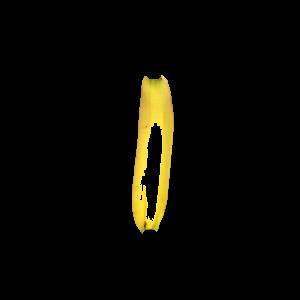
%> input picture Fruit DB Preprocessed/Banana/10.jpg, 300 x 300 px
$ octave enhance.m   (GNU Octave 9; MATLAB toolbox functions it lacks are replaced by stand-ins)
%> lines starting %> are read from the running program, lines starting %| are printed output that depends on the picture; in (x1, y1, x2, y2) boxes, pixels count from 0 and x2, y2 are one past the last pixel; in counts of white or black regions, pixels touching at a corner belong together; the program's own positions count from 1
### rgb2hcm.m
function J=rgb2hcm(RGB)
if(size(RGB,3)==1)
    I=RGB;
else
    RGB64=imresize(RGB,[64 64]);
    k=fminsearch('StdMonochrome',[1 1],[ ],RGB64);

    I=k(1)*RGB(:,:,1)+k(2)*RGB(:,:,3);
end
J=I-min(I(:));
J=J/max(J(:));
n=fix(size(J,1)/4);
if (mean2(J(1:n,1:n))>0.3)
    J=1-J;
end
end

### SegFruit.m
function [R,E,J]=SegFruit(I,p)
J=rgb2hcm(double(I)/256);
t=graythresh(J);
K=J;
K(J<t)=0;

%if (exist('p'))
%    p=-0.05;
%end
[R,E]=MorphoFood(J,t+p);
end

### MorphoFood.m
function [R,E] = MorphoFood(J,t)
A=bwareaopen(J>t,fix(length(J(:))/100));
C=imclose(A,strel('disk',7));
R=bwfill(C,'holes',8);
E=bwperim(R,4);
end

### StdMonochrome.m
function s=StdMonochrome(k,RGB)
I=k(1)*RGB(:,:,1)+k(2)*RGB(:,:,2)+RGB(:,:,3);
s=-std2(I)/(max(I(:))-min(I(:)));
end

### enhance.m
origI=imread('Fruit Images/10.jpg');
%> origI is the input picture: size 300x300x3 uint8; mean R, G, B 10.2, 8.9, 3.1
%%

red=origI(:,:,1);
green=origI(:,:,2);
blue=origI(:,:,3);
indx=red>240;
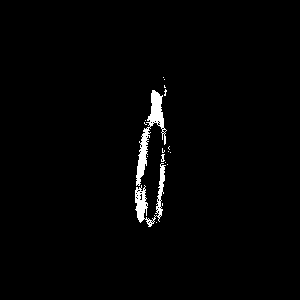
%> indx: size 300x300 logical; 1.6% white; 18 white regions (15 under 20 px), largest, box (x1, y1, x2, y2) and area: (136, 90, 167, 186) 831, (135, 163, 166, 227) 589, (161, 154, 165, 162) 20
red(indx)=mean2(red);
%> red: size 300x300 uint8; min 0, max 240, mean 6.3
indx=green>230;
%> indx: size 300x300 logical; 0.22% white in thin lines or dots, all inside (x1, y1, x2, y2) = (136, 119, 164, 225)
green(indx)=mean2(green);
%> green: size 300x300 uint8; min 0, max 230, mean 8.4
indx=blue>230;
%> indx: size 300x300 logical; every value is 0
blue(indx)=mean2(blue);
origI(:,:,1)=red;
origI(:,:,2)=green;
origI(:,:,3)=blue;
imshow(origI);
%%

[R,E,J]=SegFruit(origI,0.1);
%> in rgb2hcm, `RGB64=imresize(RGB,[64 64]);`:
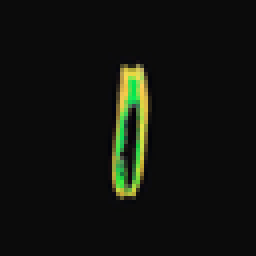
%> RGB64: size 64x64x3 double (shown 4 times larger); mean R, G, B 0.0245, 0.0328, 0.012; drawn with min black and max white
%> in rgb2hcm, `k=fminsearch('StdMonochrome',[1 1],[ ],RGB64);`: k = [0.0784 1.07]
%> in SegFruit, `J=rgb2hcm(double(I)/256);`:
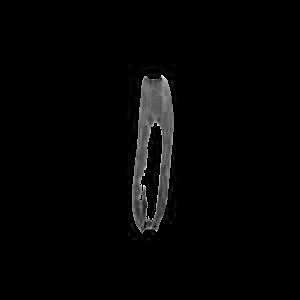
%> J: size 300x300 double; min 0, max 1, mean 0.0185
%> in SegFruit, `t=graythresh(J);`: t = 0.204
%> in SegFruit, `K(J<t)=0;`: K: size 300x300 double; 3.98% of pixels changed, all inside (x1, y1, x2, y2) = (127, 63, 177, 241)
%> in MorphoFood, `A=bwareaopen(J>t,fix(length(J(:))/100));`: A: size 300x300 logical; 3.7% white; 1 white region, box (x1, y1, x2, y2) and area: (132, 75, 174, 234) 3333
%> in MorphoFood, `C=imclose(A,strel('disk',7));`: C: size 300x300 logical; 4.8% white; 1 white region, box (x1, y1, x2, y2) and area: (132, 75, 174, 234) 4321
%> in MorphoFood, `R=bwfill(C,'holes',8);`: R: size 300x300 logical; 5.6% white; 1 white region, box (x1, y1, x2, y2) and area: (132, 75, 174, 234) 5075
%> in MorphoFood, `E=bwperim(R,4);`:
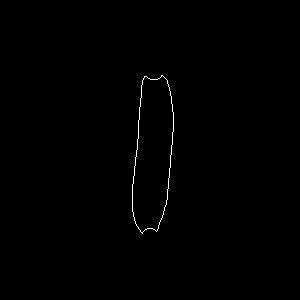
%> E: size 300x300 logical; 0.39% white in thin lines or dots, all inside (x1, y1, x2, y2) = (132, 75, 174, 234)
imshow(R);
%%
[Rlabeled,num]=bwlabel(R);
%> num = 1

for i=1:num
    I=origI;
red=I(:,:,1);
green=I(:,:,2);
blue=I(:,:,3);
indx=Rlabeled~=i;
red(indx)=0;
green(indx)=0;
blue(indx)=0;
I(:,:,1)=red;
I(:,:,2)=green;
I(:,:,3)=blue;
figure;
imshow(I);
end
%> this loop made 1 pass
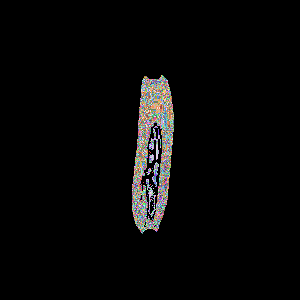
%> blue: size 300x300 uint8; 159 distinct labels, from 0 to 174; one colour per label, 0 black
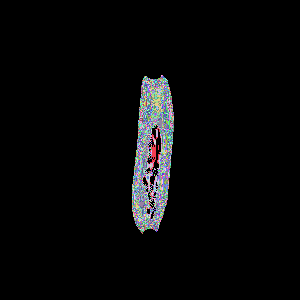
%> green: size 300x300 uint8; 156 distinct labels, from 0 to 230; one colour per label, 0 black
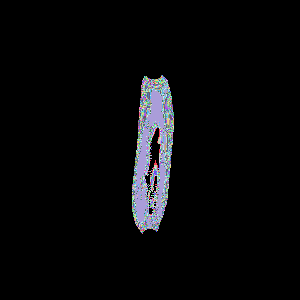
%> red: size 300x300 uint8; 166 distinct labels, from 0 to 240; one colour per label, 0 black

$ run again, with Fruit DB Preprocessed/Banana/1.jpg copied over Fruit DB Preprocessed/Banana/10.jpg
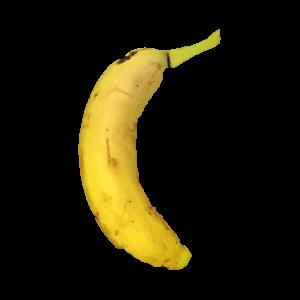
%> input picture Fruit DB Preprocessed/Banana/1.jpg, 300 x 300 px
%> origI is the input picture: size 300x300x3 uint8; mean R, G, B 33.9, 28.8, 8.9
%> k = [1194937.9 13709966.1]
%> t = 0.184
%> K: size 300x300 double; min 0, max 1, mean 0.0549
%> A: size 300x300 logical; 10.8% white; 1 white region, box (x1, y1, x2, y2) and area: (78, 29, 221, 270) 9689
%> C: size 300x300 logical; 12.7% white; 1 white region, box (x1, y1, x2, y2) and area: (78, 29, 221, 270) 11457
%> R: size 300x300 logical; 13.3% white; 1 white region, box (x1, y1, x2, y2) and area: (78, 29, 221, 270) 11950
%> E: size 300x300 logical; 0.84% white in thin lines or dots, all inside (x1, y1, x2, y2) = (78, 29, 221, 270)
%> num = 1
%> the loop `for i=1:num` made 1 pass
%> after the loop `for i=1:num`:
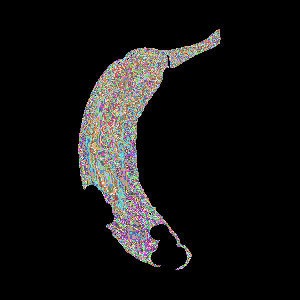
%> blue: size 300x300 uint8; 135 distinct labels, from 0 to 175; one colour per label, 0 black
%> after the loop `for i=1:num`:
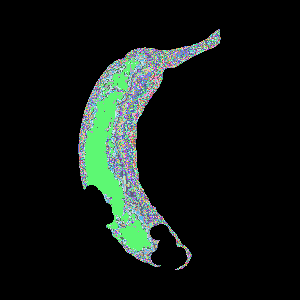
%> red: size 300x300 uint8; 199 distinct labels, from 0 to 240; one colour per label, 0 black

$ run again, with Fruit DB Preprocessed/Banana/11.jpg copied over Fruit DB Preprocessed/Banana/10.jpg
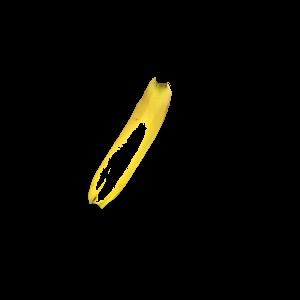
%> input picture Fruit DB Preprocessed/Banana/11.jpg, 300 x 300 px
%> origI is the input picture: size 300x300x3 uint8; mean R, G, B 7.7, 6.8, 2.5
%> k = [0.16 1.48]
%> t = 0.192
%> K: size 300x300 double; min 0, max 1, mean 0.0123
%> A: size 300x300 logical; 2.6% white; 1 white region, box (x1, y1, x2, y2) and area: (88, 77, 172, 209) 2310
%> C: size 300x300 logical; 3.7% white; 1 white region, box (x1, y1, x2, y2) and area: (88, 77, 172, 209) 3338
%> R: size 300x300 logical; 4.7% white; 1 white region, box (x1, y1, x2, y2) and area: (88, 77, 172, 209) 4201
%> E: size 300x300 logical; 0.32% white in thin lines or dots, all inside (x1, y1, x2, y2) = (88, 77, 172, 209)
%> num = 1
%> the loop `for i=1:num` made 1 pass
%> after the loop `for i=1:num`:
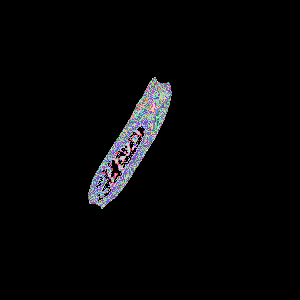
%> green: size 300x300 uint8; 159 distinct labels, from 0 to 230; one colour per label, 0 black
%> after the loop `for i=1:num`:
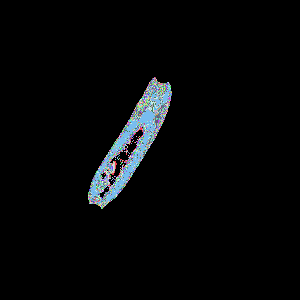
%> red: size 300x300 uint8; 166 distinct labels, from 0 to 240; one colour per label, 0 black

$ run again, with Fruit DB Preprocessed/Banana/12.jpg copied over Fruit DB Preprocessed/Banana/10.jpg
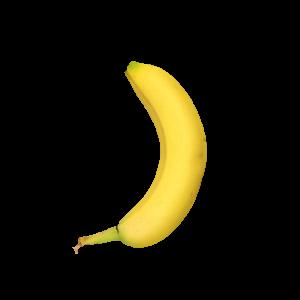
%> input picture Fruit DB Preprocessed/Banana/12.jpg, 300 x 300 px
%> origI is the input picture: size 300x300x3 uint8; mean R, G, B 25.1, 22, 7.7
%> k = [1.55 11.69]
%> t = 0.231
%> K: size 300x300 double; min 0, max 1, mean 0.0493
%> A: size 300x300 logical; 10.1% white; 1 white region, box (x1, y1, x2, y2) and area: (72, 61, 207, 254) 9062
%> C: size 300x300 logical; 10.7% white; 1 white region, box (x1, y1, x2, y2) and area: (72, 61, 207, 254) 9645
%> E: size 300x300 logical; 0.57% white in thin lines or dots, all inside (x1, y1, x2, y2) = (72, 61, 207, 254)
%> num = 1
%> the loop `for i=1:num` made 1 pass
%> after the loop `for i=1:num`:
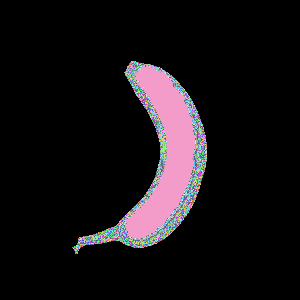
%> red: size 300x300 uint8; 141 distinct labels, from 0 to 240; one colour per label, 0 black
